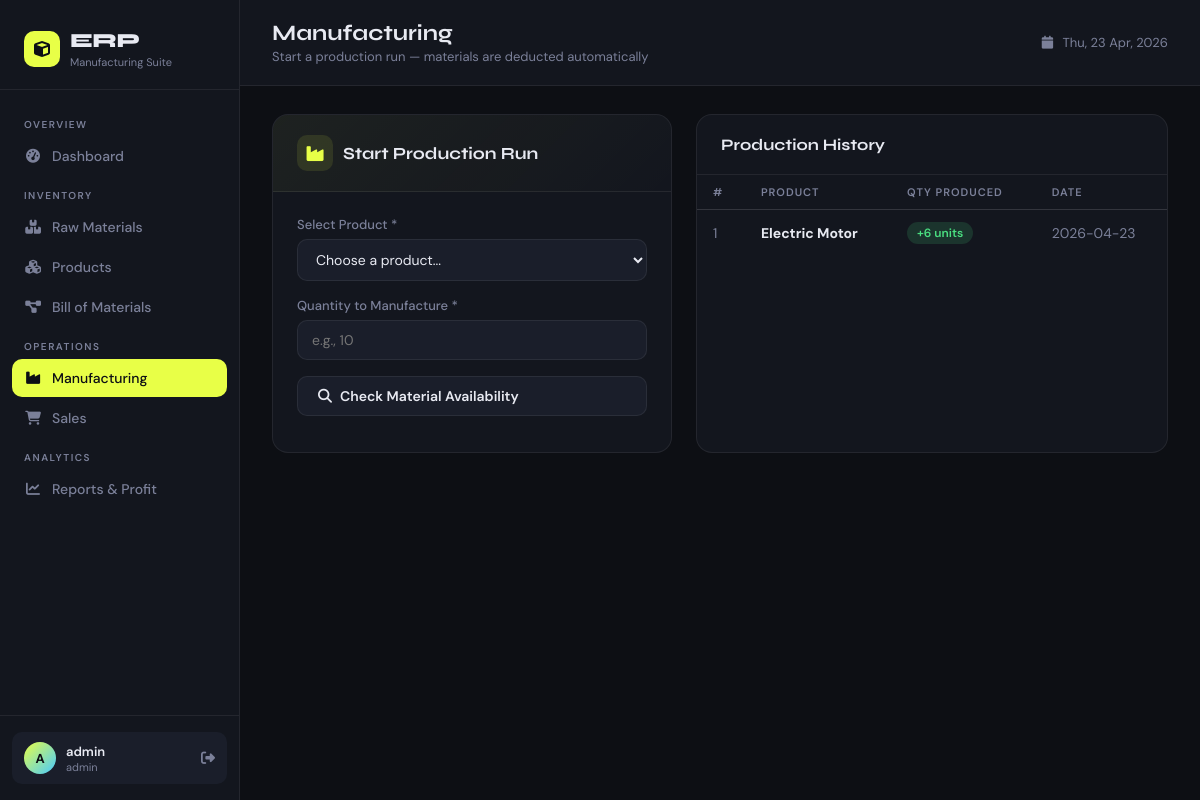
/manufacturing (signed in), run on the app's committed database.
### tables this page shows
CREATE TABLE production (
            id INTEGER PRIMARY KEY AUTOINCREMENT,
            product_id INTEGER NOT NULL,
            quantity INTEGER NOT NULL,
            date TEXT NOT NULL,
            FOREIGN KEY (product_id) REFERENCES products(id)
        );

CREATE TABLE products (
            id INTEGER PRIMARY KEY AUTOINCREMENT,
            name TEXT NOT NULL UNIQUE,
            stock INTEGER NOT NULL DEFAULT 0,
            selling_price REAL DEFAULT 0,
            cost_price REAL DEFAULT 0
        );

### app.py (the view)
@app.route("/manufacturing")
@login_required
def manufacturing():
    db = get_db()
    products = db.execute("SELECT * FROM products ORDER BY name").fetchall()
    history = db.execute("""
        SELECT pr.*, p.name as product_name
        FROM production pr JOIN products p ON pr.product_id = p.id
        ORDER BY pr.date DESC LIMIT 20
    """).fetchall()
    db.close()
    return render_template("manufacturing.html", products=products, history=history)

### app.py (called while the page is built)
def get_db():
    db = sqlite3.connect("erp.db")
    db.row_factory = sqlite3.Row  # This lets us access columns by name (row["name"])
    return db

def login_required(f):
    @wraps(f)
    def decorated(*args, **kwargs):
        if "user" not in session:
            return redirect(url_for("login"))
        return f(*args, **kwargs)
    return decorated

### templates/manufacturing.html (shortened to what this page needs)
{% extends "base.html" %}
{% block page_title %}Manufacturing{% endblock %}
{% block page_subtitle %}Start a production run — materials are deducted automatically{% endblock %}
{% block content %}
<div class="mfg-layout">
    <div class="mfg-form-card">
        <div class="mfg-form-header">
            <div class="mfg-form-title">
                <div style="width:36px;height:36px;border-radius:10px;background:rgba(232,255,71,0.1);display:flex;align-items:center;justify-content:center;">
                    <i class="fas fa-industry" style="color:var(--accent);"></i>
                </div>
                Start Production Run
            </div>
        </div>
        <div class="mfg-form-body">
            <div class="form-group">
                <label class="form-label">Select Product *</label>
                <select id="prodSelect" class="form-control" onchange="resetCheck()">
                    <option value="">Choose a product...</option>
                </select>
            </div>
            <div class="form-group">
                <label class="form-label">Quantity to Manufacture *</label>
                <input type="number" id="mfgQty" class="form-control" placeholder="e.g., 10" min="1" oninput="resetCheck()" />
            </div>
            <button type="button" class="btn btn-secondary" style="width:100%; margin-bottom:12px;" onclick="checkMaterials()">
                <i class="fas fa-magnifying-glass"></i> Check Material Availability
            </button>
        </div>
    </div>
    <div class="history-card">
        <div class="history-header">
            <div style="font-family:'Syne',sans-serif; font-size:16px; font-weight:700;">Production History</div>
        </div>
        <div class="table-wrap">
            {% if history %}
            <table>
                <thead>
                    <tr><th>#</th><th>Product</th><th>Qty Produced</th><th>Date</th></tr>
                </thead>
                <tbody>
                    {% for h in history %}
                    <tr>
                        <td style="color:var(--muted)">{{ h.id }}</td>
                        <td><strong>{{ h.product_name }}</strong></td>
                        <td><span class="badge badge-success">+{{ h.quantity }} units</span></td>
                        <td style="color:var(--muted)">{{ h.date }}</td>
                    </tr>
                    {% endfor %}
                </tbody>
            </table>
            {% else %}
            <div style="text-align:center; padding:40px; color:var(--muted);">
                <i class="fas fa-industry" style="font-size:36px; margin-bottom:12px;"></i>
                <div>No production runs yet</div>
            </div>
            {% endif %}
        </div>
    </div>
</div>
{% endblock %}

### templates/base.html (style rules this page uses)
:root { --bg: #0d0f14; --surface: #13161e; --surface2: #1a1e2a; --border: rgba(255,255,255,0.07); --accent: #e8ff47; --accent2: #47c9ff; --accent3: #ff6b6b; --text: #e8eaf2; --muted: #7b8099; --success: #4ade80; --warning: #fbbf24; --danger: #f87171; --sidebar-w: 240px; }
* { margin:0; padding:0; box-sizing:border-box; }
body { font-family: 'DM Sans', sans-serif; background: var(--bg); color: var(--text); min-height: 100vh; }
.btn { display: inline-flex; align-items: center; gap: 8px; padding: 10px 20px; border-radius: 10px; border: none; font-family: 'DM Sans', sans-serif; font-size: 14px; font-weight: 600; cursor: pointer; text-decoration: none; transition: all 0.2s ease; }
.btn-secondary { background: var(--surface2); color: var(--text); border: 1px solid var(--border); }
.table-wrap { overflow-x: auto; }
table { width: 100%; border-collapse: collapse; font-size: 14px; }
thead th { padding: 10px 16px; text-align: left; font-size: 11px; font-weight: 600; letter-spacing: 1px; text-transform: uppercase; color: var(--muted); border-bottom: 1px solid var(--border); }
tbody tr { border-bottom: 1px solid var(--border); transition: background 0.15s; }
tbody tr:last-child { border-bottom: none; }
td { padding: 12px 16px; vertical-align: middle; }
.badge { display: inline-flex; align-items: center; gap: 4px; padding: 3px 10px; border-radius: 20px; font-size: 12px; font-weight: 600; }
.badge-success { background: rgba(74,222,128,0.15); color: var(--success); }
.form-group { margin-bottom: 16px; }
.form-label { display: block; font-size: 13px; font-weight: 500; color: var(--muted); margin-bottom: 6px; }
.form-control { width: 100%; padding: 10px 14px; border-radius: 10px; background: var(--surface2); border: 1px solid var(--border); color: var(--text); font-family: 'DM Sans', sans-serif; font-size: 14px; transition: border-color 0.2s; }
.form-control option { background: var(--surface2); }

### templates/manufacturing.html (style rules this page uses)
.mfg-layout { display: grid; grid-template-columns: 400px 1fr; gap: 24px; }
.mfg-form-card { background: var(--surface); border: 1px solid var(--border); border-radius: 16px; overflow: hidden; }
.mfg-form-header { padding: 20px 24px; border-bottom: 1px solid var(--border); background: linear-gradient(135deg, rgba(232,255,71,0.05), transparent); }
.mfg-form-title { font-family: 'Syne', sans-serif; font-size: 17px; font-weight: 700; display:flex; align-items:center; gap:10px; }
.mfg-form-body { padding: 24px; }
.history-card { background: var(--surface); border: 1px solid var(--border); border-radius: 16px; overflow: hidden; }
.history-header { padding: 20px 24px; border-bottom: 1px solid var(--border); }

### data on the page
production: id "1", product_name "Electric Motor", quantity "6", date "2026-04-23"

### other printed values
{{ session.user[0].upper() }} "A"
{{ session.user }} "admin"
{{ session.role }} "admin"
